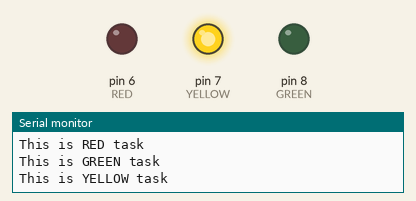
Recording of a sketch running on a simulated Arduino Uno, built with avr-gcc and run on an emulated ATmega328P. On the bench: output pins drawn as LEDs (lit = HIGH), the last lines printed to the serial monitor.

Above: at 0.15 s.
At 4.06 s:
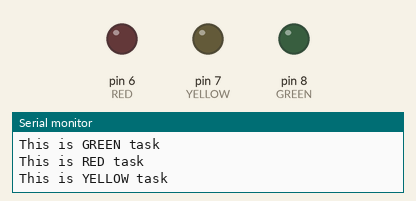
At 8.6 s:
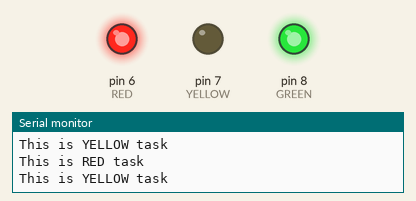
At 17.61 s:
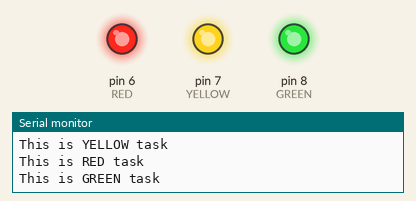
At 26.94 s:
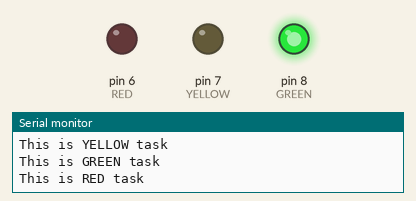
At 36.85 s:
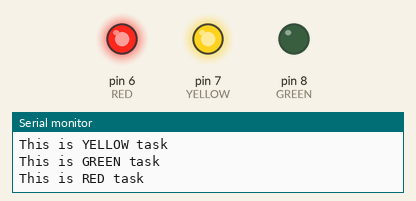
Timing chart, 0 to 40.0 s (numbered marks = the images above):
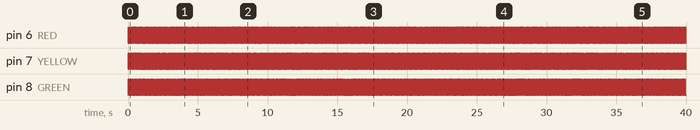

Measured:
- by itself, pin 6 (RED): goes HIGH 0.02 s, LOW 0.04 s, HIGH 0.06 s, LOW 0.08 s, HIGH 0.04 s, 325 × (LOW 0.06 s, HIGH 0.07 s), then LOW
- by itself, pin 7 (YELLOW), pin 8 (GREEN): alternates HIGH for 0.06 s and LOW for 0.06 s

The sketch:

_0BinarySemaphore.ino
```cpp
#include <Arduino_FreeRTOS.h>
#include "semphr.h"

#define RED     6
#define YELLOW  7
#define GREEN   8

typedef int TaskProfiler;
TaskProfiler RedTaskProfiler;
TaskProfiler YellowTaskProfiler;
TaskProfiler GreenTaskProfiler;

SemaphoreHandle_t xBinarySem;

void setup(){

  Serial.begin(9600);

  xBinarySem = xSemaphoreCreateBinary();

  xTaskCreate(redLedController, "Red LED Task", 128, NULL, 1, NULL);
  xTaskCreate(yellowLedController, "Yellow LED Task", 128, NULL, 1, NULL);
  xTaskCreate(greenLedController, "Green LED Task", 128, NULL, 1, NULL);

}

void redLedController(void *pvParameters){

  pinMode(RED, OUTPUT);
  xSemaphoreGive(xBinarySem);

  while(1){
    xSemaphoreTake(xBinarySem, portMAX_DELAY);
    Serial.println("This is RED task");
    xSemaphoreGive(xBinarySem);
    vTaskDelay(1);
    digitalWrite(RED, digitalRead(RED)^1);
  }
}

void yellowLedController(void *pvParameters){

  pinMode(YELLOW, OUTPUT);

  while(1){
    xSemaphoreTake(xBinarySem, portMAX_DELAY);
    Serial.println("This is YELLOW task");
    xSemaphoreGive(xBinarySem);
    vTaskDelay(1);
    digitalWrite(YELLOW, digitalRead(YELLOW)^1);
  }
}


void greenLedController(void *pvParameters){

  pinMode(GREEN, OUTPUT);

  while(1){
    xSemaphoreTake(xBinarySem, portMAX_DELAY);
    Serial.println("This is GREEN task");
    xSemaphoreGive(xBinarySem);
    vTaskDelay(1);
    digitalWrite(GREEN, digitalRead(GREEN)^1);
  }
}

void loop(){

}
```
